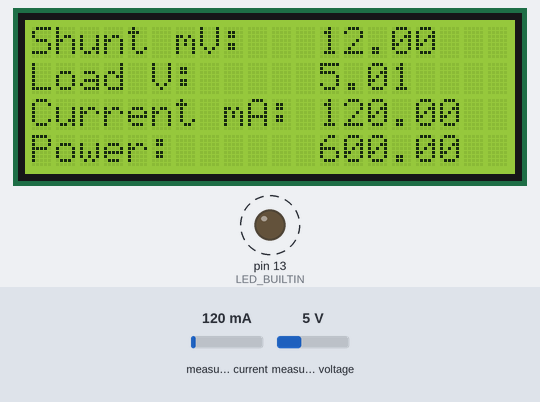
The sketch below on a simulated Arduino Leonardo, built with avr-gcc and run on an emulated ATmega32U4. Shown: 20×4 character LCD, output pins drawn as LEDs (lit = HIGH). Dashed ring = blinking. Inputs (shaded band) come from the test bench; at power-on: measured current 120 mA, measured voltage 5 V. What the sketch prints to the serial monitor is not drawn.

Above: at 1.3 s.
1.4 s: measured current set to 40 mA
At 3.2 s:
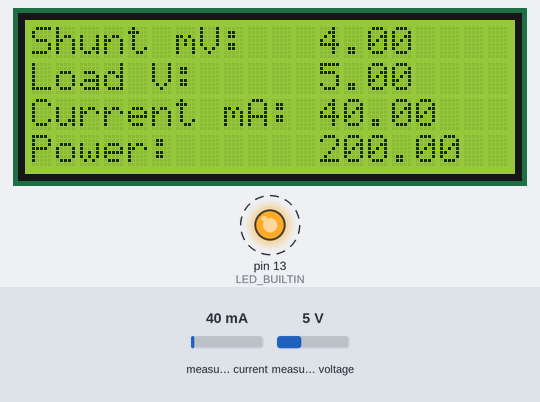
4.9 s: measured voltage set to 0.3 V
At 7.3 s:
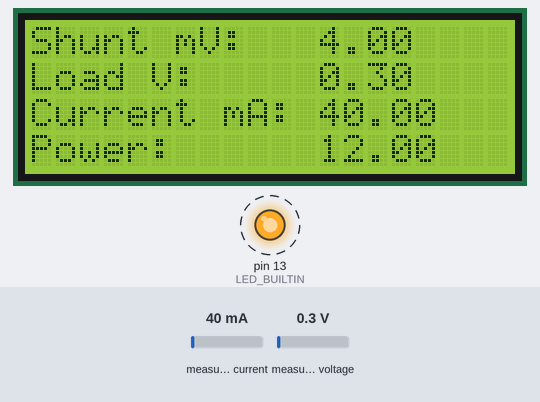
9.1 s: measured current set to 500 mA
At 11.4 s:
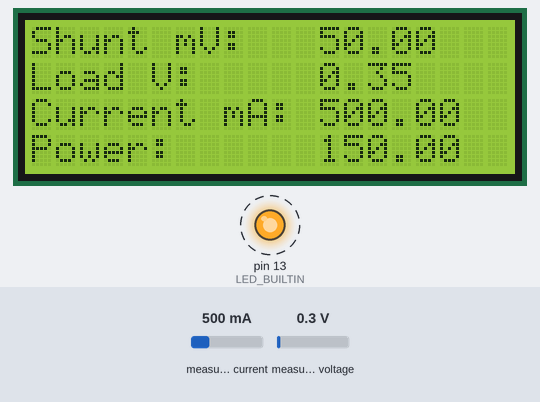
13.3 s: measured voltage set to 3.8 V
At 15.6 s:
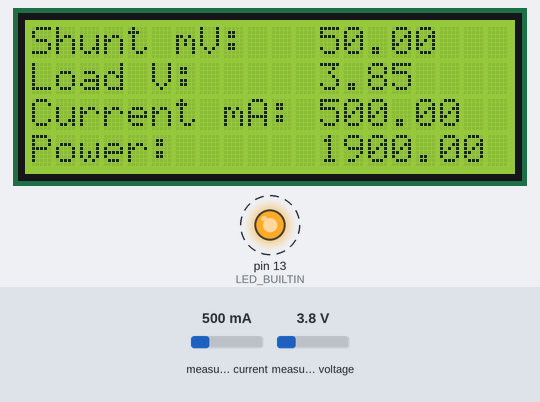
Timing chart, 0 to 18.5 s (numbered marks = the images above; inputs shaded):
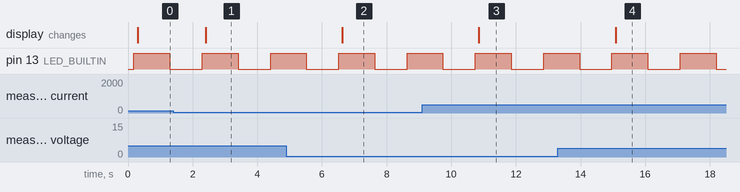

The sketch:

INA219TestA.ino
```cpp
/* Test program for the INA219 Current Sensing module along with LCD display
 *  10-17-2018 by A.E.Nuemann
 */

#include <Wire.h>
#include <Adafruit_INA219.h>
Adafruit_INA219 ina219;
#include <LiquidCrystal_I2C.h>
LiquidCrystal_I2C lcd(0x27,20,4);  // set the LCD address to 0x27
/*********************************************************/

void setup(void)
{
 // initialize digital pin LED_BUILTIN as an output.
  pinMode(LED_BUILTIN, OUTPUT);

 Serial.begin(115200);
  while (!Serial) {
      // will pause Zero, Leonardo, etc until serial console opens
      delay(1);}

  delay (100);

  lcd.init();  //initialize the lcd
  lcd.backlight();  //open the backlight

  lcd.setCursor ( 0, 0 );            // go to the top left corner
  lcd.print ("Main Setup"); // write this string on the top row

  Serial.println("Hello!");

  // Initialize the INA219.
  // By default the initialization will use the largest range (32V, 2A).  However
  // you can call a setCalibration function to change this range (see comments).
  ina219.begin();
  // To use a slightly lower 32V, 1A range (higher precision on amps):
  //ina219.setCalibration_32V_1A();
  // Or to use a lower 16V, 400mA range (higher precision on volts and amps):
  //ina219.setCalibration_16V_400mA();

  //Serial.println("Measuring voltage and current with INA219 ...");
}

void loop(void)
{
	digitalWrite(LED_BUILTIN, HIGH);   // turn the LED on (HIGH is the voltage level)

  float shuntvoltage = 0;
  float busvoltage = 0;
  float current_mA = 0;
  float loadvoltage = 0;
  float power_mW = 0;

  shuntvoltage = ina219.getShuntVoltage_mV();
  busvoltage = ina219.getBusVoltage_V();
  current_mA = ina219.getCurrent_mA();
  power_mW = ina219.getPower_mW();
  loadvoltage = busvoltage + (shuntvoltage / 1000);

 lcd.setCursor ( 0, 0 );            // go to the top left corner
 lcd.print("Shunt mV:           ");
 lcd.setCursor ( 0,1 );
 lcd.print("Load V:             ");
 lcd.setCursor ( 0,2 );
 lcd.print("Current mA:         ");
 lcd.setCursor ( 0, 3 );
 lcd.print("Power:              ");

 lcd.setCursor ( 12,0 );
 lcd.print(shuntvoltage);
 lcd.setCursor ( 12,1 );
 lcd.print (loadvoltage); // write this string on the top row

  lcd.setCursor ( 12, 2 );
  lcd.print(current_mA);
  lcd.setCursor ( 12,3 );
  lcd.print (power_mW);


  Serial.print("Bus Voltage:   "); Serial.print(busvoltage); Serial.println(" V");
  Serial.print("Shunt Voltage: "); Serial.print(shuntvoltage); Serial.println(" mV");
  Serial.print("Load Voltage:  "); Serial.print(loadvoltage); Serial.println(" V");
  Serial.print("Current:       "); Serial.print(current_mA); Serial.println(" mA");
  Serial.print("Power:         "); Serial.print(power_mW); Serial.println(" mW");
  Serial.println("");

  delay(1000);
  digitalWrite(LED_BUILTIN, LOW);   // turn the LED on (HIGH is the voltage level)
  delay(1000);
}
```

Measured:
- after the input at 1.4 s, the display: changes after 1.0 s (image 1)
- after the input at 4.9 s, the display: changes after 1.7 s (image 2)
- after the input at 9.1 s, the display: changes after 1.8 s (image 3)
- after the input at 13.3 s, the display: changes after 1.8 s (image 4)
- by itself, pin 13 (LED_BUILTIN): alternates HIGH for 1.1 s and LOW for 1.0 s
